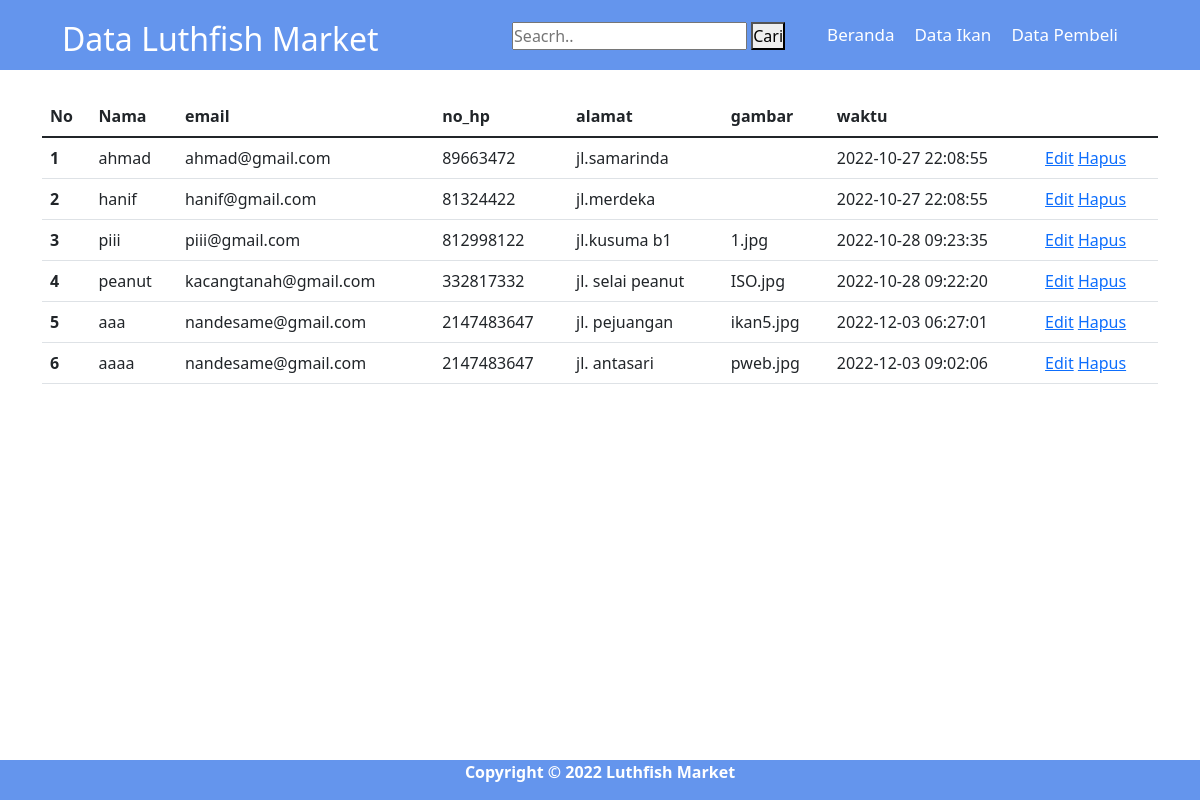
Screenshot of /data_pembeli_admin.php with the database file from the repository.
### tables this page shows
CREATE TABLE `pembeli` (
  `id` int(11) NOT NULL,
  `nama_pembeli` varchar(255) NOT NULL,
  `email` varchar(255) NOT NULL,
  `no_hp` int(13) NOT NULL,
  `alamat` varchar(255) NOT NULL,
  `gambar` varchar(50) NOT NULL,
  `waktu` timestamp NOT NULL DEFAULT current_timestamp() ON UPDATE current_timestamp()
);

### data_pembeli_admin.php (the view, shortened to what this page needs)
<?php
require 'config.php';
if (isset($_GET['search'])) {
  $keyword = $_GET['keyword'];
  $result = mysqli_query($conn, "SELECT * FROM pembeli where nama_pembeli LIKE '%$keyword%' or metode LIKE '%$keyword%'");
} else {
  $result = mysqli_query($conn, "SELECT * FROM  pembeli");
}
$pembeli = [];
while ($row = mysqli_fetch_assoc($result)) {
  $pembeli[] = $row;
}
?>
<!DOCTYPE html>
<html lang="en">
<head>
  <link href="https://cdn.jsdelivr.net/npm/bootstrap@5.1.3/dist/css/bootstrap.min.css" rel="stylesheet">
  <link rel="stylesheet" href="style3.css">
  <link rel="stylesheet" href="style.css">
</head>
<body>
  <center>
    <section id="navbar">
      <div class="navbar">
        <div class="container">
          <h2>Data Luthfish Market</h2>
          <nav>
            <form action="#" method="$_GET">
              <input type="search" id="input" name="search" placeholder="Seacrh..">
              <button name="cari" type="submit">Cari</button>
            </form>
            <ul>
              <li><a href="main_content_admin.php">Beranda</a></li>
              <li><a href="crud_ikan.php">Data Ikan</a></li>
              <li><a href="data_beli_admin.php">Data Pembeli</a></li>
            </ul>
          </nav>
        </div>
      </div>
    </section>
    <div class="container"><br>
      <a href="add_pembeli_admin.php">Tambah data Pembeli</a>
      <br><br>
      <table class="table">
        <thead>
          <tr>
            <th scope="col">No</th>
            <th scope="col">Nama</th>
            <th scope="col">email</th>
            <th scope="col">no_hp</th>
            <th scope="col">alamat</th>
            <th scope="col">gambar</th>
            <th scope="col">waktu</th>
          </tr>
        </thead>
        <tbody>
          <?php $number = 1;
          foreach ($pembeli as $item) : ?>
            <tr>
              <th scope="row"><?php echo $number ?></th>
              <td><?php echo $item['nama_pembeli']; ?>
              <td><?php echo $item['email']; ?>
              <td><?php echo $item['no_hp']; ?>
              <td><?php echo $item['alamat']; ?>
              <td><?php echo $item['gambar']; ?>
              <td><?php echo $item['waktu']; ?>
              <td>
                <a href="editPembeli.php?id=<?= $item['id'] ?>" class="button">Edit</a>
                <a href="deletePembeli.php?id=<?= $item['id'] ?>" class="button">Hapus</a>
              </td>
            </tr>
          <?php
            $number++;
          endforeach;
          ?>
        </tbody>
      </table>
    </div>
  </center>
  <section class="footer">
    <div class="footer">
      <b>
        <p>Copyright &copy; 2022 Luthfish Market</p>
      </b>
    </div>
  </section>
</body>
</html>

### style3.css (style rules this page uses)
.navbar { width: 100%; background-color: cornflowerblue; color: #fff; height: 110px; }
.navbar .container { max-width: 1100px; margin: 0px auto; height: 110px; }
.footer { background-color: cornflowerblue; color: #fff; display: flex; justify-content: center ; bottom: 0px; width: 100%; position: absolute; }

### style.css (style rules this page uses)
* { padding: 0; margin: 0; scroll-behavior: smooth; }
.navbar { width: 100%; color: white; background-color: cornflowerblue; height: 70px; position: fixed; top: 0; right: 0; left: 0; z-index: 1000000000; }
.navbar .container { max-width: 1100px; margin: 0px auto; display: flex; justify-content: space-between; align-items: center; height: 70px; z-index: 1000000000; }
nav { display: flex; z-index: 1000000000; }
nav ul { display: flex; margin-right: 10px; }
nav ul li { list-style: none; }
nav ul li a { color: white; text-decoration: none; font-size: 17px; margin: 0px 10px; }

### rows the page displays
pembeli: nama_pembeli "ahmad", email "ahmad@gmail.com", no_hp "89663472", alamat "jl.samarinda", waktu "2022-10-27 22:08:55"
pembeli: nama_pembeli "hanif", email "hanif@gmail.com", no_hp "81324422", alamat "jl.merdeka", waktu "2022-10-27 22:08:55"
pembeli: nama_pembeli "piii", email "piii@gmail.com", no_hp "812998122", alamat "jl.kusuma b1", gambar "1.jpg", waktu "2022-10-28 09:23:35"
pembeli: nama_pembeli "peanut", email "kacangtanah@gmail.com", no_hp "332817332", alamat "jl. selai peanut", gambar "ISO.jpg", waktu "2022-10-28 09:22:20"
pembeli: nama_pembeli "aaa", email "nandesame@gmail.com", no_hp "2147483647", alamat "jl. pejuangan", gambar "ikan5.jpg", waktu "2022-12-03 06:27:01"
pembeli: nama_pembeli "aaaa", email "nandesame@gmail.com", no_hp "2147483647", alamat "jl. antasari", gambar "pweb.jpg", waktu "2022-12-03 09:02:06"
